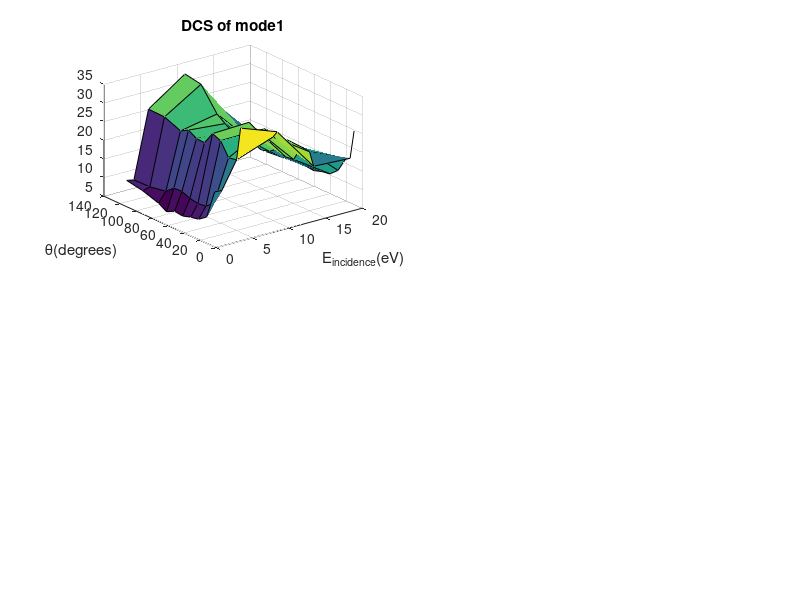

MATLAB code to generate this figure: (Note: this script raises an error after producing the figure.)
%%%%%%%%%%%%%%%%%%%%%%%%%%%%%%%%%%%%%%%%%%%%%%%%%%%%%%%%%%%%%%%%%%%%%%%%%%%
% This script generates a new set of vibrational data by the means of
% copying an old set of data and using it as a starting point. It's good
% for incremental changes like increasing the energy range
%%%%%%%%%%%%%%%%%%%%%%%%%%%%%%%%%%%%%%%%%%%%%%%%%%%%%%%%%%%%%%%%%%%%%%%%%%%
% MAKE SURE THAT YOU"RE IN THE CORRECT DIRECTORY

%% Loading the template
clear;
load('VibrExcit_Data_Khakoo_2013.mat');
set(0,'DefaultFigureWindowStyle','Docked')

%% Make sure that the energy axes align
disp([NaN NaN Epr1.angledata(:,1)'])
disp([NaN NaN Epr2.angledata(:,1)'])
disp([NaN Epr3.angledata(:,1)'])
disp([NaN Epr4.angledata(:,1)'])
disp([NaN Epr5.angledata(:,1)'])
disp(Epr6.angledata(:,1)')


%% Turns out that the data terminates at 20 eV. Make a 3D matrix to see how things go
matDCS(:,:,6) = Epr6.angledata(:,2:end);
matDCS(:,:,:) = NaN;

matDCS(3:end,1:size(Epr1.angledata,2)-1,1) = Epr1.angledata(:,2:end);
matDCS(3:end,1:size(Epr2.angledata,2)-1,2) = Epr2.angledata(:,2:end);
matDCS(2:end,:,3) = Epr3.angledata(:,2:end);
matDCS(2:end,:,4) = Epr4.angledata(:,2:end);
matDCS(2:end,:,5) = Epr5.angledata(:,2:end);
matDCS(:,:,6) = Epr6.angledata(:,2:end);

%% See if there are trends. pick a mode
% matDCS(angle, mode, incidentEergy)
figure(7201);
for ii = 1:4
    figure(7200);
    subplot(2,2,ii);
    MODE = ii;
    [X,Y] = meshgrid([2 3 5 10 15 20],[10 15 20 30 40 50 60 70 80 90 110 130]);
    s = surf(X,Y,squeeze(matDCS(:,MODE,:)*100));
    ylabel('\theta(degrees)');xlabel('E_{incidence}(eV)');
    title(strcat('DCS of mode ',num2str(MODE)));
    s.EdgeColor = 'none';
    axis([2 20 10 130 -inf inf])
    %daspect([1 5 0]);
end

%% Try extrapolation with a power times an exponential function
% matDCS(angle, mode, incidentEergy)
CURR_ANGLE_IDX = 4;
CURR_MODE_IDX = 4;
 fitOptions =   fitoptions('Method','NonlinearLeastSquares',...
     'Lower',[0 0 0 ],...
     'Upper',[1 10 2 ],...
     'StartPoint',[max(squeeze(matDCS(CURR_ANGLE_IDX,CURR_MODE_IDX,:))) 0.5 0.05 ]);
 fitType    =   fittype('a*(x^b)*exp(-c*x)/((b/c)^b*exp(-b))','options',fitOptions);
 xx = [2 3 5 10 15 20]';
 yy = squeeze(matDCS(CURR_ANGLE_IDX,CURR_MODE_IDX,:));
 [testResult, testGOF] = fit(xx(~isnan(yy)),yy(~isnan(yy)),fitType);
 figure(7202);
 hold off
 plot(testResult);
 hold on
 plot([2 3 5 10 15 20]',squeeze(matDCS(CURR_ANGLE_IDX,CURR_MODE_IDX,:)))
 disp(testResult)
 
 %% Loop it to make sure that it works
 rSquaredResults = ones([12 4]);
 rSquaredResults(:,:) = NaN;
 bResults = rSquaredResults;
 cResults = bResults;
 bConfint(:,:,2) = bResults;
 cConfint(:,:,2) = bResults;
 model = 'a*(x^b)*exp(-c*x)/((b/c)^b*exp(-b))';

 xx = [2 3 5 10 15 20]';
 for CURR_ANGLE_IDX = 2:12
    for CURR_MODE_IDX = 1:4
         fitOptions =   fitoptions('Method','NonlinearLeastSquares',...
             'Lower',[0 0 0 ],...
             'Upper',[1 10 1 ],...
             'StartPoint',[max(squeeze(matDCS(CURR_ANGLE_IDX,CURR_MODE_IDX,:))) 0.5 0.05 ]);
          fitType    =   fittype(model,'options',fitOptions);
         yy = squeeze(matDCS(CURR_ANGLE_IDX,CURR_MODE_IDX,:));
        [testResult, testGOF] = fit(xx(~isnan(yy)),yy(~isnan(yy)),fitType);
        
        % if the goodness of fit is too low (mode 1 at 15 degrees) use only
        % an exponential funtion. 
        % This is actually a bad criterion. Reducing the model alwasy
        % results in worse fit
        if (testGOF.rsquare<0)
            fitOptions =   fitoptions('Method','NonlinearLeastSquares',...
             'Lower',[0 0 0 ],...
             'Upper',[1 0 1 ],...
             'StartPoint',[max(squeeze(matDCS(CURR_ANGLE_IDX,CURR_MODE_IDX,:))) 0 0.05 ]);
          fitType    =   fittype(model,'options',fitOptions);
            yy = squeeze(matDCS(CURR_ANGLE_IDX,CURR_MODE_IDX,:));
            [testResult, testGOF] = fit(xx(~isnan(yy)),yy(~isnan(yy)),fitType);
            disp('Reduced model evoked')
            disp(strcat('Angle Index : ' ,num2str(CURR_ANGLE_IDX),...
                ' Mode : ',num2str(CURR_MODE_IDX)));
        end
        
        rSquaredResults(CURR_ANGLE_IDX,CURR_MODE_IDX) = testGOF.rsquare;
        currConfInt = confint(testResult);
        
        bResults(CURR_ANGLE_IDX,CURR_MODE_IDX) = testResult.b;
        bConfint(CURR_ANGLE_IDX,CURR_MODE_IDX,:) = currConfInt(:,2);
        cResults(CURR_ANGLE_IDX,CURR_MODE_IDX) = testResult.c;
        cConfint(CURR_ANGLE_IDX,CURR_MODE_IDX,:) = currConfInt(:,3);
    end
 end
 [X,Y] = meshgrid([10 15 20 30 40 50 60 70 80 90 110 130],[1 2 3 4]);
 %% Visulas
 figure(7210);
 surf(X,Y,rSquaredResults');
 xlabel('\theta(degrees)')
 ylabel('Mode')
 zlabel('Coefficient of Determination R^2 = 1-rss/SS_{tot}')
 title({'Goodness of fit for the model', model})
 axis([10 130 1 4 0.5 1])
 colormap('jet')
 colorbar;
 
 figure(7211);
 hold off
 surf(X,Y,bResults','FaceAlpha',0);
 hold on
 lc = surf(X,Y,squeeze(bConfint(:,:,1))','FaceAlpha',0.5);
 lc.EdgeColor = 'none';
 uc = surf(X,Y,squeeze(bConfint(:,:,2))','FaceAlpha',0.5);
 uc.EdgeColor = 'none';
 xlabel('\theta(degrees)')
 ylabel('Mode')
 zlabel('b')
 title({'Value of b in the model', model})
 
 figure(7212)
 hold off
 surf(X,Y,cResults','FaceAlpha',0);
 hold on
 lc = surf(X,Y,squeeze(cConfint(:,:,1))','FaceAlpha',0.5);
 lc.EdgeColor = 'none';
 uc = surf(X,Y,squeeze(cConfint(:,:,2))','FaceAlpha',0.5);
 uc.EdgeColor = 'none';
 xlabel('\theta(degrees)')
 ylabel('Mode')
 zlabel('c')
 title({'Values of c the model', model})
 figure(7214);
 plot(bResults,cResults,'x');
 xlabel('b')
 ylabel('c')
 title({'Scatter plot between b and c in model',model})
 
 %% Fitting results are correlated. A reduced model should be in place
 bArray = reshape(bResults,1,[]);
 cArray = reshape(cResults,1,[]);
 bcFit = polyfit(bArray(~isnan(bArray)),cArray(~isnan(bArray)),1);
 
fitOptions =   fitoptions('Method','NonlinearLeastSquares',...
    'Lower',[0 0],...
    'Upper',[0.2 1/5 ],...
    'StartPoint',[0.025 1/7]);
fitType    =   fittype('a + b*x','options',fitOptions);
[bcFitResult, bcFitGOF] = fit(bArray(~isnan(bArray))',cArray(~isnan(bArray))',fitType);
figure(7215)
hold off
plot(bArray,cArray,'x');
hold on
plot (bArray,bcFitResult.a + bcFitResult.b.*bArray,'-');
xlabel('b');
ylabel('c');
legend('c vs b',strcat('linear fit c =',...
    num2str(bcFitResult.a),' + ',...
    num2str(bcFitResult.b), '*b'));
title({'Model parameters b vs c in model',model})

%% Since the uncertainty of the fitting parameters are high. Reduce the model.
% This time , the peak is fixed to 6.8540
% matDCS(angle, mode, incidentEergy)
CURR_ANGLE_IDX = 4;
CURR_MODE_IDX = 4;
fitOptions =   fitoptions('Method','NonlinearLeastSquares',...
 'Lower',[0 0],...
 'Upper',[1 10],...
 'StartPoint',[max(squeeze(matDCS(CURR_ANGLE_IDX,CURR_MODE_IDX,:))) 1]);
fitType    =   fittype('a*(x^b)*exp(-0.1413*b*x)/((7.0771)^b*exp(-b))','options',fitOptions);
xx = [2 3 5 10 15 20]';
yy = squeeze(matDCS(CURR_ANGLE_IDX,CURR_MODE_IDX,:));
[testResult, testGOF] = fit(xx(~isnan(yy)),yy(~isnan(yy)),fitType);
figure(7202);
hold off
plot(testResult);
hold on
plot([2 3 5 10 15 20]',squeeze(matDCS(CURR_ANGLE_IDX,CURR_MODE_IDX,:)))
disp(testResult)

%% And then we have loops again

rSquaredResults = ones([12 4]);
rSquaredResults(:,:) = NaN;
bResults = rSquaredResults;
aResults = bResults;
bConfint(:,:,2) = bResults;
aConfint(:,:,2) = aResults;
model2 = 'a*(x^b)*exp(-0.1413*b*x)/((7.0771)^b*exp(-b))';
%model2 = 'a*(x^b)*exp(-0.125*b*x)/((8)^b*exp(-b))';

xx = [2 3 5 10 15 20]';
for CURR_ANGLE_IDX = 2:12
    for CURR_MODE_IDX = 1:4
        fitOptions =   fitoptions('Method','NonlinearLeastSquares',...
            'Lower',[0 0],...
            'Upper',[1 10],...
            'StartPoint',[max(squeeze(matDCS(CURR_ANGLE_IDX,CURR_MODE_IDX,:))) 1]);
        fitType    =   fittype(model2,'options',fitOptions);
         yy = squeeze(matDCS(CURR_ANGLE_IDX,CURR_MODE_IDX,:));
        [testResult, testGOF] = fit(xx(~isnan(yy)),yy(~isnan(yy)),fitType);

        rSquaredResults(CURR_ANGLE_IDX,CURR_MODE_IDX) = testGOF.rsquare;
        currConfInt = confint(testResult);

        bResults(CURR_ANGLE_IDX,CURR_MODE_IDX) = testResult.b;
        bConfint(CURR_ANGLE_IDX,CURR_MODE_IDX,:) = currConfInt(:,2);
        aResults(CURR_ANGLE_IDX,CURR_MODE_IDX) = testResult.a;
        aConfint(CURR_ANGLE_IDX,CURR_MODE_IDX,:) = currConfInt(:,1);
    end
end

 %% Visulas
 figure(7220);
 surf(X,Y,rSquaredResults');
 xlabel('\theta(degrees)')
 ylabel('Mode')
 zlabel('Coefficient of Determination R^2 = 1-rss/SS_{tot}')
 title({'Goodness of fit for the model', model2})
 axis([10 130 1 4 0.5 1])
 colormap('jet')
 colorbar;
 
 figure(7221);
 hold off
 surf(X,Y,bResults','FaceAlpha',0);
 hold on
 lc = surf(X,Y,squeeze(bConfint(:,:,1))','FaceAlpha',0.5);
 lc.EdgeColor = 'none';
 uc = surf(X,Y,squeeze(bConfint(:,:,2))','FaceAlpha',0.5);
 uc.EdgeColor = 'none';
 xlabel('\theta(degrees)')
 ylabel('Mode')
 zlabel('b')
 title({'Value of b in the model', model2})
 
 figure(7222)
 hold off
 surf(X,Y,aResults','FaceAlpha',0);
 hold on
 lc = surf(X,Y,squeeze(aConfint(:,:,1))','FaceAlpha',0.5);
 lc.EdgeColor = 'none';
 uc = surf(X,Y,squeeze(aConfint(:,:,2))','FaceAlpha',0.5);
 uc.EdgeColor = 'none';
 xlabel('\theta(degrees)')
 ylabel('Mode')
 zlabel('c')
 title({'Values of a the model', model2})
 figure(7224);
 plot(aResults,bResults,'x');
 set(gca,'XScale','Log');
 xlabel('b')
 ylabel('c')
 title({'Scatter plot between a and b in model',model2})
 
 %% The ratio between b and c is mode dependent
 % Rerun the big model cell before running this one
 figure(7300)
 hold off;
 xScale = 0:0.5:8;
 legends = cell([1 8]);
 modeResolvedResult = cell([1 4]);
 modeResolvedGOF = cell([1 4]);
 color = {'r','k','b','g'};
 
for CURR_MODE_IDX = 1:4
    fitOptions =   fitoptions('Method','NonlinearLeastSquares',...
        'Lower',[-0.05 0],...
        'Upper',[0.1 1/5 ],...
        'StartPoint',[0 1/7]);
    fitType    =   fittype('a + b*x','options',fitOptions);
    [bcFitResult, bcFitGOF] = fit(bResults(~isnan(bResults(:,CURR_MODE_IDX)),CURR_MODE_IDX),...
        cResults(~isnan(bResults(:,CURR_MODE_IDX)),CURR_MODE_IDX),fitType);
    modeResolvedResult{CURR_MODE_IDX} = bcFitResult;
    modeResolvedGOF{CURR_MODE_IDX} = bcFitGOF;
    
    plot(bResults(~isnan(bResults(:,CURR_MODE_IDX)),CURR_MODE_IDX),...
        cResults(~isnan(bResults(:,CURR_MODE_IDX)),CURR_MODE_IDX),strcat(color{CURR_MODE_IDX},'X'));
    hold on
    plot(xScale,bcFitResult.a+xScale.*bcFitResult.b,...
        strcat(color{CURR_MODE_IDX},'-'));
    legends{2*CURR_MODE_IDX-1} = strcat('Mode: ', num2str(CURR_MODE_IDX));
    legends{2*CURR_MODE_IDX} = strcat('Mode: ', num2str(CURR_MODE_IDX),...
        'c = ',num2str(bcFitResult.a), ' + ', num2str(bcFitResult.b),'x');
end
legend(legends);
xlabel('b');
ylabel('c');
%% Anndddd, the final fit

rSquaredResultsF = ones([12 4]);
rSquaredResultsF(:,:) = NaN;
bResultsF = rSquaredResults;
aResultsF = bResults;
bConfintF(:,:,2) = bResultsF;
aConfintF(:,:,2) = aResultsF;
%model2 = 'a*(x^b)*exp(-0.1413*b*x)/((7.0771)^b*exp(-b))';


xx = [2 3 5 10 15 20]';
for CURR_ANGLE_IDX = 2:12
    for CURR_MODE_IDX = 1:4
        % The mode dependent model
        cExpression = strcat('(',num2str(modeResolvedResult{CURR_MODE_IDX}.a),...
            '+',num2str(modeResolvedResult{CURR_MODE_IDX}.b),'*b)');
        modelFinal = strcat('a*(x^b)*exp(-',...
            cExpression,...
            '*x)/((b/',...
            cExpression,...
            ')^b*exp(-b))');
        % Configure the fit
        yy = squeeze(matDCS(CURR_ANGLE_IDX,CURR_MODE_IDX,:));
        weights = [1 1 1 4 4 10]';
        fitOptions =   fitoptions('Method','NonlinearLeastSquares',...
            'Lower',[0 0],...
            'Upper',[1 10],...
            'StartPoint',[max(squeeze(matDCS(CURR_ANGLE_IDX,CURR_MODE_IDX,:))) 1],...
            'Weights', weights(~isnan(yy)));
        fitType    =   fittype(modelFinal,'options',fitOptions);
        
        [testResult, testGOF] = fit(xx(~isnan(yy)),yy(~isnan(yy)),fitType);

        rSquaredResultsF(CURR_ANGLE_IDX,CURR_MODE_IDX) = testGOF.rsquare;
        currConfInt = confint(testResult);

        bResultsF(CURR_ANGLE_IDX,CURR_MODE_IDX) = testResult.b;
        bConfintF(CURR_ANGLE_IDX,CURR_MODE_IDX,:) = currConfInt(:,2);
        aResultsF(CURR_ANGLE_IDX,CURR_MODE_IDX) = testResult.a;
        aConfintF(CURR_ANGLE_IDX,CURR_MODE_IDX,:) = currConfInt(:,1);
    end
end
 %% Visulas
 modelF = 'a*(x^b)*exp(-c(m,b)*x)/((b/c(m,b))^b*exp(-b))';
 figure(7230);
 surf(X,Y,rSquaredResultsF');
 xlabel('\theta(degrees)')
 ylabel('Mode')
 zlabel('Coefficient of Determination R^2 = 1-rss/SS_{tot}')
 title({'Goodness of fit for the model', modelF})
 axis([10 130 1 4 0.5 1])
 colormap('jet')
 colorbar;
 
 figure(7231);
 hold off
 surf(X,Y,bResultsF','FaceAlpha',0);
 hold on
 lc = surf(X,Y,squeeze(bConfintF(:,:,1))','FaceAlpha',0.5);
 lc.EdgeColor = 'none';
 uc = surf(X,Y,squeeze(bConfintF(:,:,2))','FaceAlpha',0.5);
 uc.EdgeColor = 'none';
 xlabel('\theta(degrees)')
 ylabel('Mode')
 zlabel('b')
 title({'Value of b in the model', modelF})
 
 figure(7232)
 hold off
 surf(X,Y,aResultsF','FaceAlpha',0);
 hold on
 lc = surf(X,Y,squeeze(aConfintF(:,:,1))','FaceAlpha',0.5);
 lc.EdgeColor = 'none';
 uc = surf(X,Y,squeeze(aConfintF(:,:,2))','FaceAlpha',0.5);
 uc.EdgeColor = 'none';
 xlabel('\theta(degrees)')
 ylabel('Mode')
 zlabel('c')
 title({'Values of a the model', model2F})
 figure(7233);
 plot(aResultsF,bResultsF,'x');
 set(gca,'XScale','Log');
 xlabel('a')
 ylabel('b')
 title({'Scatter plot between a and b in model',model2F})
 
 %% The extrapolation
 % This rearrangement allows for vectorization in the cross-section
 % calculation
 C_MODE_RESOLVED = zeros([2 4]);
 for mode_i = 1:4 
     C_MODE_RESOLVED(:,mode_i) = [ modeResolvedResult{mode_i}.a;...
         modeResolvedResult{mode_i}.b];
 end
 A_MODE_ANGLE_RESOLVED = aResultsF;
 B_MODE_ANGLE_RESOLVED = bResultsF;
 
 save('DCS_models','A_MODE_ANGLE_RESOLVED','B_MODE_ANGLE_RESOLVED',...
'C_MODE_RESOLVED','modeResolvedResult')
 
 param.C_MODE_RESOLVED          =   C_MODE_RESOLVED;
 param.B_MODE_ANGLE_RESOLVED    =   B_MODE_ANGLE_RESOLVED;
 param.A_MODE_ANGLE_RESOLVED    =   A_MODE_ANGLE_RESOLVED;
 
 % Test the function
 % matDCS(angle, mode, incidentEergy)
 [angle_X,mode_Y,eInc_Z] = meshgrid(1:1:12,...
     [1 2 3 4],...
     1:1:6);
 % Vectorization doesn't work well with multidimensional arrays
 modelResults = matDCS;
 for mode_idx = 1:4
     for angle_idx = 1:12
        modelResults(angle_idx,mode_idx,:)...
            = xSecFunction(mode_idx,angle_idx,[2 3 5 10 15 20],param);
     end
 end
 
 %% Inspecting the results
 figure(7300);
 hold off;
 for idx = 1:4
     legends_verification{idx} = num2str(idx);
    loglog(reshape(matDCS(:,idx,:),[],1),...
        reshape(modelResults(:,idx,:),[],1),'X');
    hold on;
 end
 title({'Model Deviation from Measured Values','Segment by mode'});
 xlabel('Measured DCS');
 ylabel('Model DCS');
 legend(legends_verification);
 
 %% Extend the numbers
extendedResults = zeros([12 4 3]);
for mode_idx = 1:4
     for angle_idx = 1:12
        extendedResults(angle_idx,mode_idx,:)...
            = xSecFunction(mode_idx,angle_idx,[30 40 50],param);
     end
end

%% Putting it next to the data and see how well it does
% matDCS(angle, mode, incidentEergy)
figure(7400);
for ii = 1:4
    figure(7400);
    subplot(2,2,ii);
    MODE = ii;
    
    hold off
    % The original data
    [X,Y] = meshgrid([2 3 5 10 15 20],[10 15 20 30 40 50 60 70 80 90 110 130]);
    s1 = surf(X,Y,squeeze(matDCS(:,MODE,:)*100));
    hold on
    s1.EdgeColor = 'none';
    
    % The extended data
    [X,Y] = meshgrid([30 40 50],[10 15 20 30 40 50 60 70 80 90 110 130]);
    s2 = surf(X,Y,squeeze(extendedResults(:,MODE,:)*100));
    s2.EdgeColor = 'none';
    
    
    ylabel('\theta(degrees)');xlabel('E_{incidence}(eV)');
    title(strcat('DCS of mode ',num2str(MODE)));
    set(gca,'ZScale','Log');
    
    axis([2 50 10 130 -inf inf])
    %daspect([1 5 0]);
end

%% The ICS. I will just extrapolate from the ics data.
% The same model should work
figure(7500);
[X,Y] = meshgrid([2 3 5 10 15 20],[1 2 3 4]);
surf(X,Y,ics(:,2:end)');
set(gca,'ZScale','Log');

%% Just use the reduced model and get something
xx = [2 3 5 10 15 20]';

rSquaredResultsICS = ones([1 4]);
rSquaredResultsICS(:) = NaN;
bResultsICS = rSquaredResultsICS;
aResultsICS = bResultsICS;
bConfintICS(:,2) = bResultsICS;
aConfintICS(:,2) = aResultsICS;

for CURR_MODE_IDX = 1:4
    % The mode dependent model
    cExpression = strcat('(',num2str(modeResolvedResult{CURR_MODE_IDX}.a),...
        '+',num2str(modeResolvedResult{CURR_MODE_IDX}.b),'*b)');
    modelFinal = strcat('a*(x^b)*exp(-',...
        cExpression,...
        '*x)/((b/',...
        cExpression,...
        ')^b*exp(-b))');
    % Configure the fit
    yy = ics(1:6,CURR_MODE_IDX+1);
    weights = [0.25 0.25 0.25 4 4 100]';
    fitOptions =   fitoptions('Method','NonlinearLeastSquares',...
        'Lower',[0 0],...
        'Upper',[5 10],...
        'StartPoint',[max(ics(:,CURR_MODE_IDX+1)) 1],...
        'Weights',weights(~isnan(yy)));
    fitType    =   fittype(modelFinal,'options',fitOptions);
    [testResult, testGOF] = fit(xx(~isnan(yy)),yy(~isnan(yy)),fitType);

    rSquaredResultsICS(CURR_MODE_IDX) = testGOF.rsquare;
    currConfIntICS = confint(testResult);

    bResultsICS(CURR_MODE_IDX) = testResult.b;
    bConfintICS(CURR_MODE_IDX,:) = currConfInt(:,2);
    aResultsICS(CURR_MODE_IDX) = testResult.a;
    aConfintICS(CURR_MODE_IDX,:) = currConfInt(:,1);
    
    figure(7501);
    subplot(2,2,CURR_MODE_IDX);
    hold off
    plot(xx,yy);
    hold on
    param.C_MODE_RESOLVED          =   C_MODE_RESOLVED;
    param.B_MODE_ANGLE_RESOLVED    =   bResultsICS;
    param.A_MODE_ANGLE_RESOLVED    =   aResultsICS;
    plot(0:1:50,xSecFunction(CURR_MODE_IDX,1,0:1:50,param));
    title(strcat('ICS of mode ',num2str(CURR_MODE_IDX)));
    xlabel('Energy (eV)');
    ylabel('ICS A^{-2}');
    
end

%% Update the ICS array
ics(7:9,1) = [30 40 50];
for ii = 2:5
    ics(7:9,ii) = xSecFunction(ii-1,1,[30 40 50],param);
end
save('Khakoo_2013_50eV.mat','ics');

%% Generate new data entries
m = matfile('Vibr_Khakoo_2013_x50','Writable',true);
m.ics = ics;
angleArray = [10 15 20 30 40 50 60 70 80 90 110 130];


%% 30 eV
Epr7=Epr6;
Epr7.Eo = 30;
Epr7.angledata = zeros(11,5);

Epr7.angledata(:,1) = angleArray(2:end);
Epr7.angledata(:,2:end) = squeeze(extendedResults(2:end,:,1));

%% 40 eV
Epr8=Epr6;
Epr8.Eo = 40;
Epr8.angledata = zeros(11,5);

Epr8.angledata(:,1) = angleArray(2:end);
Epr8.angledata(:,2:end) = squeeze(extendedResults(2:end,:,2));

%% 50 eV
Epr9=Epr6;
Epr9.Eo = 50;
Epr9.angledata = zeros(11,5);

Epr9.angledata(:,1) = angleArray(2:end);
Epr9.angledata(:,2:end) = squeeze(extendedResults(2:end,:,3));

%% Save the results
m.Epr7 = Epr7;
m.Epr8 = Epr8;
m.Epr9 = Epr9;

